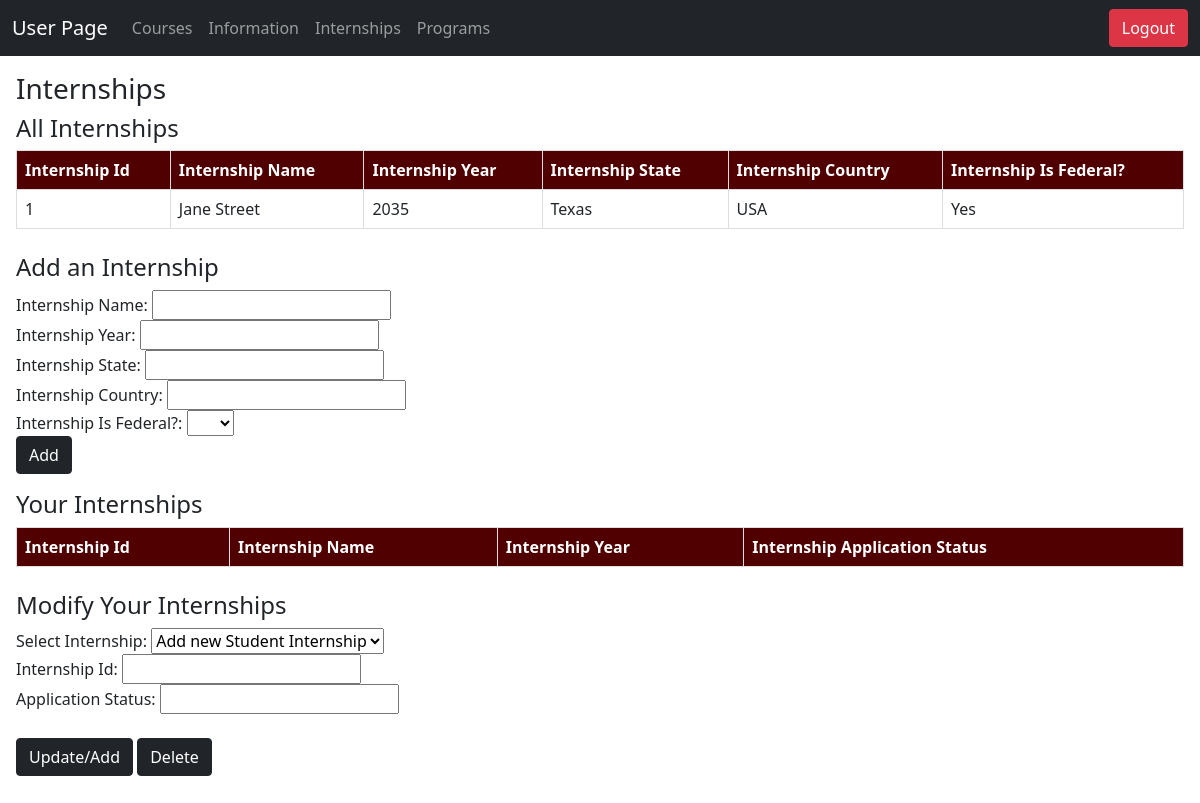
/student/internships.php (signed in), run on the app's committed database.
### tables this page shows
CREATE TABLE `internships` (
  `intshp_id` int(11) NOT NULL,
  `intshp_name` varchar(128) NOT NULL,
  `intshp_year` year(4) NOT NULL,
  `intshp_state` varchar(32) NOT NULL,
  `intshp_country` varchar(64) NOT NULL,
  `intshp_is_federal` tinyint(1) NOT NULL
);

### utils/helpers.php (called while the page is built, shortened)
<?php
function getAllRecords($conn, $tableName, $id = null, $join_table = null, $join_on = null)
{
    if ($join_table && $join_on) {
        $sql = "SELECT * FROM $tableName
                JOIN $join_table ON $tableName.$join_on = $join_table.$join_on
                WHERE $tableName.user_id = '$id'";
    } elseif ($id) {
        $sql = "SELECT * FROM $tableName WHERE user_id = '$id'";
    } else {
        $sql = "SELECT * FROM $tableName";
    }
    $result = $conn->query($sql);
    $records = array();
    while ($row = $result->fetch_assoc()) {
        $records[] = $row;
    }
    return $records;
}
?>

### student/internships.php (the view, shortened to what this page needs)
<?php
require '../utils/connect.php';
require "../utils/notification.php";
require "../utils/helpers.php";
$internships = getAllRecords($conn, 'internships');
?>
<!DOCTYPE html>
<html>
<head>
    <link rel="stylesheet" href="/bootstrap-5.0.2-dist/css/bootstrap.min.css">
</head>
<body>
    <nav class="navbar navbar-expand-lg navbar-dark bg-dark">
        <div class="container-fluid">
            <span class="navbar-brand">User Page</span>
            <div class="collapse navbar-collapse" id="navbarNav">
                <ul class="navbar-nav">
                    <li class="nav-item">
                        <a class="nav-link" href="courses.php">Courses</a>
                    </li>
                    <li class="nav-item">
                        <a class="nav-link" href="info.php">Information</a>
                    </li>
                    <li class="nav-item">
                        <a class="nav-link" href="internships.php">Internships</a>
                    </li>
                    <li class="nav-item">
                        <a class="nav-link" href="programs.php">Programs</a>
                    </li>
                </ul>
            </div>
            <div class="navbar-nav ms-auto">
                <?php
                if (isset($_SESSION['admin_id'])) {
                    echo '<a href="../admin/users.php" class="btn btn-danger">Return to Admin</a>';
                } else {
                    echo '<a href="../utils/logout.php" class="btn btn-danger">Logout</a>';
                }
                ?>
            </div>
        </div>
    </nav>
    <section>
        <h3>Internships</h3>
        <h4>All Internships</h4>
        <table border="1">
            <tr>
                <th>Internship Id</th>
                <th>Internship Name</th>
                <th>Internship Year</th>
                <th>Internship State</th>
                <th>Internship Country</th>
                <th>Internship Is Federal?</th>
            </tr>
            <?php
            foreach ($internships as $internship) {
                echo "<tr>";
                echo "<td><span>{$internship['intshp_id']}</span></td>";
                echo "<td><span>{$internship['intshp_name']}</span></td>";
                echo "<td><span>{$internship['intshp_year']}</span></td>";
                echo "<td><span>{$internship['intshp_state']}</span></td>";
                echo "<td><span>{$internship['intshp_country']}</span></td>";
                echo "<td><span>" . ($internship['intshp_is_federal'] ? 'Yes' : 'No') . "</span></td>";
                echo "</tr>";
            }
            ?>
        </table>
        <br>
        <h4>Add an Internship</h4>
        <form method="post" action="<?php echo htmlspecialchars($_SERVER["PHP_SELF"]); ?>">
            <label>Internship Name:</label>
            <input type="text" name="intshp_name"><br>
            <label>Internship Year:</label>
            <input type="text" name="intshp_year"><br>
            <label>Internship State:</label>
            <input type="text" name="intshp_state"><br>
            <label>Internship Country:</label>
            <input type="text" name="intshp_country"><br>
            <label>Internship Is Federal?:</label>
            <select name="intshp_is_federal" id="intshp_is_federal">
                <option value=""></option>
                <option value="1">Yes</option>
            </select>
            <br>
            <button type="submit" name="update_record" class="btn btn-dark">Add</button>
        </form>
        <h4>Your Internships</h4>
        <table border="1">
            <tr>
                <th>Internship Id</th>
                <th>Internship Name</th>
                <th>Internship Year</th>
                <th>Internship Application Status</th>
            </tr>
        </table>
        <br>
        <h4>Modify Your Internships</h4>
        <form method="post" action="<?php echo htmlspecialchars($_SERVER["PHP_SELF"]); ?>">
            <label>Select Internship:</label>
            <select name="selected_record_id">
                <option value="add_new">Add new Student Internship</option>
            </select>
            <br>
            <label>Internship Id:</label>
            <input type="text" name="new_intshp"><br>
            <label>Application Status:</label>
            <input type="text" name="app_status"><br>
            <br>
            <button type="submit" name="update_record" class="btn btn-dark">Update/Add</button>
            <button type="submit" name="delete_record" class="btn btn-dark">Delete</button>
        </form>
    </section>
</body>
</html>

### utils/connect.php (style rules this page uses)
section { padding: 1em; }
table { width: 100%; border-collapse: collapse; }
th, td { border: 1px solid #ddd !important; padding: 8px; }
th { background-color: #500000 !important; color: white; }

### data on the page
internships: intshp_id "1", intshp_name "Jane Street", intshp_year "2035", intshp_state "Texas", intshp_country "USA", intshp_is_federal "Yes"
